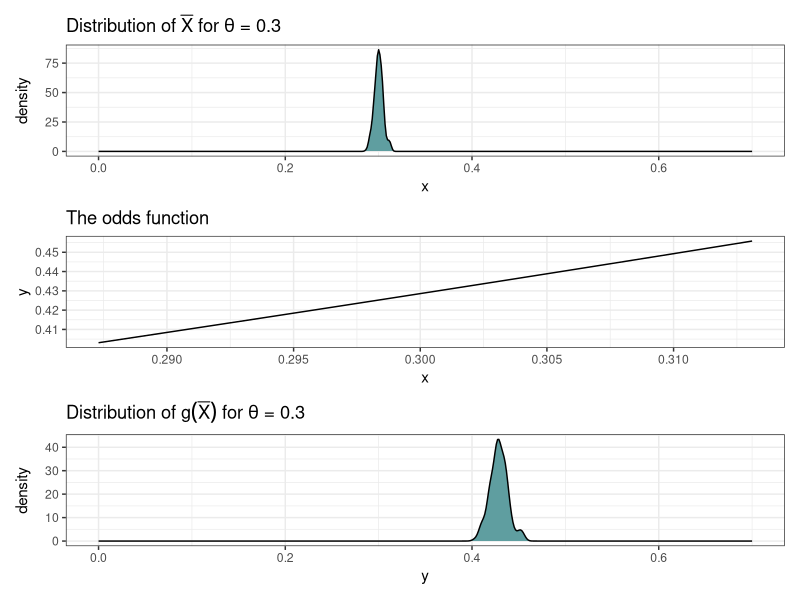

This figure's R source:
## ---- chunk 1
library(ggplot2)
library(tidyverse)
library(patchwork)

theta <- 0.3

n <- 200 

df <- tibble(x = rbinom(n = 200, size = 10000, prob = .3)  / 10000,
  y = x/(1-x)
)

df_curve <- tibble(x = seq(0, .7, length.out = 1000),
y = x/(1-x))

theme_set(theme_bw())

plt1 <- ggplot(df, aes(x = x)) + geom_density(bins = 50, fill = 'cadetblue') + ggtitle(expression(paste("Distribution of ", bar(X), " for ", theta, " = 0.3"))) + xlim(c(0,.7))
plt2 <- ggplot(df, aes(x = x, y = y)) + geom_line() + ggtitle("The odds function")
plt3 <- ggplot(df, aes(x = y)) + geom_density(bins = 50, fill = 'cadetblue') + ggtitle(expression(paste("Distribution of ", g(bar(X)), " for ", theta, " = 0.3"))) + xlim(c(0,.7))

plt1 / plt2 / plt3 
